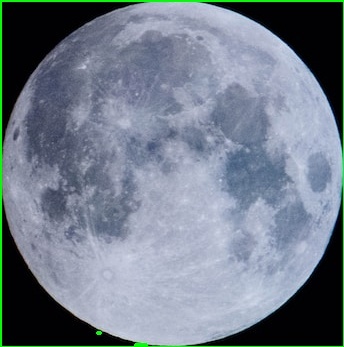
#> input picture Contour/cropped_object_4.jpg, 344 x 347 px, given in place of moon.jpg, which was not available
$ python contour.py
#> lines starting #> are read from the running program, lines starting #| are printed output that depends on the picture; after the words box and inside, x2 and y2 are one past the last pixel; in counts of white or black regions, pixels touching at a corner belong together; pictures that were not available may be replaced by others from this repository, and a replacement may not be noted
import cv2
import numpy as np

# Görüntüyü yükle
image = cv2.imread('moon.jpg')
#> image is the input picture: shape (347, 344, 3); mean B, G, R 138.2, 124.8, 114.3

# Görüntüyü gri tonlamalı yap
gray = cv2.cvtColor(image, cv2.COLOR_BGR2GRAY)
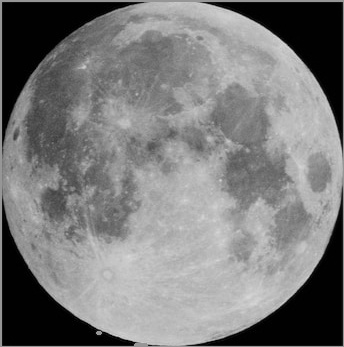
#> gray: shape (347, 344); min 0, max 222, mean 123.2

# Kenar tespiti için Canny kenar dedektörünü kullan
edges = cv2.Canny(gray, threshold1=30, threshold2=100)
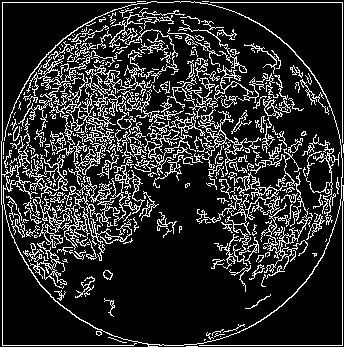
#> edges: shape (347, 344); 17.2% white in thin lines or dots

# Kenar görüntüsünde konturları bul
contours, _ = cv2.findContours(edges, cv2.RETR_EXTERNAL, cv2.CHAIN_APPROX_SIMPLE)
#> contours = 297 contours, 247 with area under 20; largest, box (x1, y1, x2, y2) and area: (35, 176, 132, 250) 1052, (196, 148, 313, 273) 736, (18, 50, 116, 175) 638, (153, 109, 261, 188) 530, (85, 50, 154, 116) 363

# Kesilmiş nesneleri saklamak için boş bir liste oluştur
cropped_objects = []

# Her bir kontur için sınırlama kutusu çıkart ve kesilmiş nesneyi sakla
for contour in contours:
    x, y, w, h = cv2.boundingRect(contour)
    cropped_object = image[y:y+h, x:x+w]
    cropped_objects.append(cropped_object)
    cv2.rectangle(image, (x, y), (x + w, y + h), (0, 255, 0), 2)
#> this loop made 297 passes
#> (x, y, w, h) on passes 3, 5, 6: (108, 337, 19, 6), (214, 333, 11, 4), (206, 332, 8, 8)
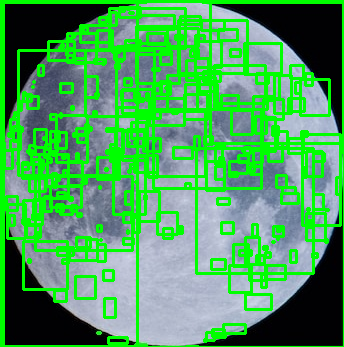
#> image: shape (347, 344, 3); mean B, G, R 90.9, 160.2, 75.3
#> after the loop, cropped_objects = 297 items

# Sınırlama kutuları ve kesilmiş nesneleri içeren görüntüyü göster
cv2.namedWindow('Bounded Boxes and Cropped Objects', cv2.WINDOW_NORMAL)
cv2.imshow('Bounded Boxes and Cropped Objects', image)
cv2.waitKey(0)

# Kesilmiş nesneleri ayrı bir pencerede göster ve kaydet
for idx, cropped_object in enumerate(cropped_objects):
    cv2.imshow(f'Cropped Object {idx+1}', cropped_object)
    cv2.imwrite(f'cropped_object_{idx+1}.jpg', cropped_object)  # Görseli kaydet
    cv2.waitKey(0)
#> this loop made 297 passes
#> cropped_object on passes 4, 31, 34: [[0, 255, 0]], [[0, 255, 0], [0, 255, 0]], [[0, 255, 0]]

# Tüm pencereleri kapat
cv2.destroyAllWindows()
